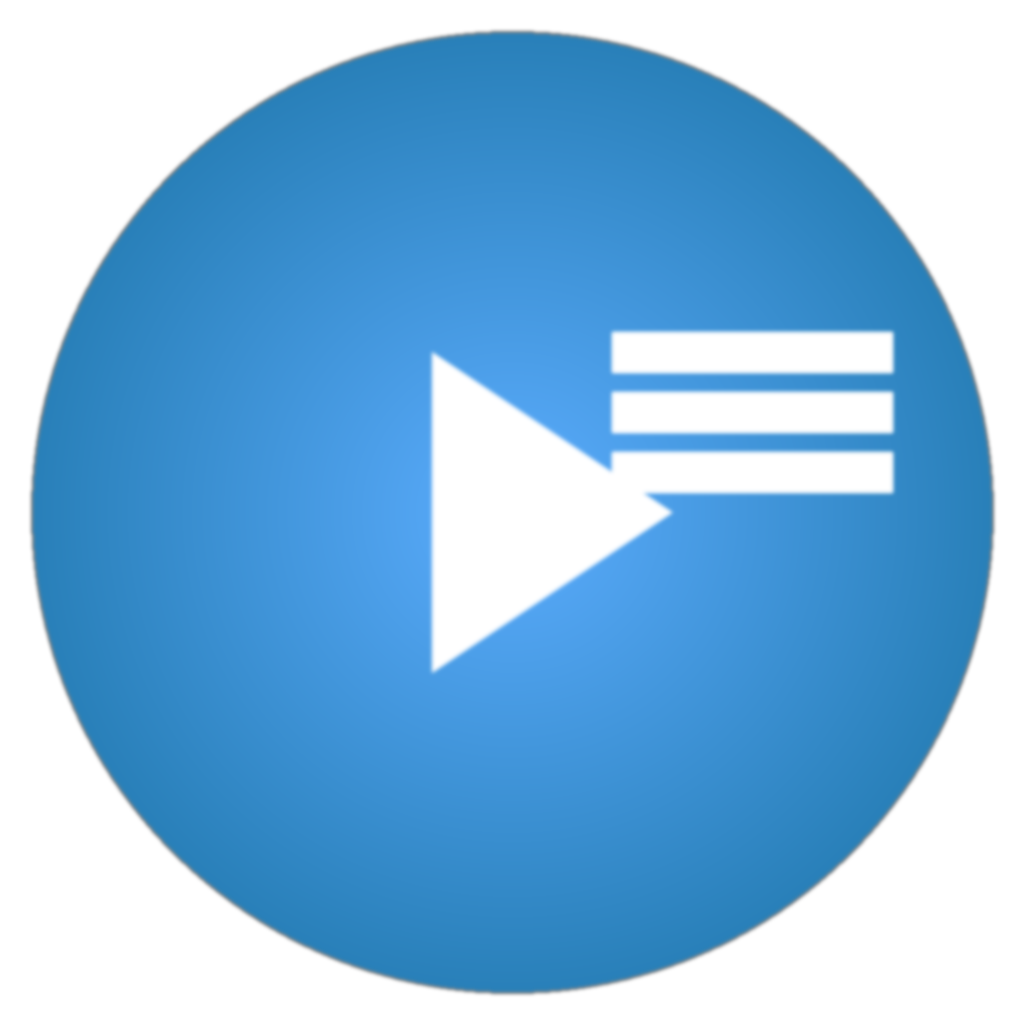

Generate this figure with Python:
#!/usr/bin/env python3
# -*- coding: utf-8 -*-

"""
图标生成脚本 - 为视频编辑器应用程序创建图标
"""

import os
import sys
from PIL import Image, ImageDraw, ImageFont, ImageFilter

def create_icon():
    """创建应用程序图标"""
    print("正在创建视频编辑器应用程序图标...")
    
    # 创建图标尺寸
    sizes = {
        'ico': [(16, 16), (32, 32), (48, 48), (64, 64), (128, 128), (256, 256)],
        'icns': [(16, 16), (32, 32), (64, 64), (128, 128), (256, 256), (512, 512), (1024, 1024)],
        'png': [(512, 512)]
    }
    
    # 创建基础图标 (1024x1024)
    icon = Image.new('RGBA', (1024, 1024), (0, 0, 0, 0))
    draw = ImageDraw.Draw(icon)
    
    # 绘制背景圆形
    circle_center = (512, 512)
    circle_radius = 480
    
    # 创建渐变背景
    for r in range(circle_radius, 0, -1):
        # 从深蓝色到浅蓝色的渐变
        ratio = r / circle_radius
        color = (
            int(41 + (92 - 41) * (1 - ratio)),  # R: 41 -> 92
            int(128 + (173 - 128) * (1 - ratio)),  # G: 128 -> 173
            int(185 + (255 - 185) * (1 - ratio))   # B: 185 -> 255
        )
        draw.ellipse(
            (circle_center[0] - r, circle_center[1] - r, 
             circle_center[0] + r, circle_center[1] + r), 
            fill=color
        )
    
    # 绘制播放按钮三角形
    triangle_size = 320
    triangle_points = [
        (512 - triangle_size//4, 512 - triangle_size//2),  # 左上
        (512 - triangle_size//4, 512 + triangle_size//2),  # 左下
        (512 + triangle_size//2, 512),                     # 右中
    ]
    draw.polygon(triangle_points, fill=(255, 255, 255, 230))
    
    # 绘制编辑条纹
    stripe_width = 40
    stripe_spacing = 60
    stripe_length = 280
    stripe_color = (255, 255, 255, 180)
    
    # 右上角的编辑条纹
    for i in range(3):
        start_x = 512 + 100
        start_y = 512 - 180 + (i * stripe_spacing)
        draw.rectangle(
            (start_x, start_y, start_x + stripe_length, start_y + stripe_width),
            fill=stripe_color
        )
    
    # 应用模糊效果使图标更平滑
    icon = icon.filter(ImageFilter.GaussianBlur(radius=2))
    
    # 保存不同格式的图标
    os.makedirs('resources', exist_ok=True)
    
    # 保存PNG格式
    icon.save('resources/icon.png', 'PNG')
    print(f"已创建PNG图标: resources/icon.png")
    
    # 保存ICO格式 (Windows)
    try:
        icon.save('resources/icon.ico', 'ICO', sizes=sizes['ico'])
        print(f"已创建ICO图标: resources/icon.ico")
    except Exception as e:
        print(f"创建ICO图标时出错: {e}")
    
    # 保存ICNS格式 (macOS)
    try:
        # 对于ICNS，我们需要使用iconutil，这需要先创建一个.iconset目录
        iconset_dir = 'resources/icon.iconset'
        os.makedirs(iconset_dir, exist_ok=True)
        
        # 创建不同尺寸的图标
        for size in [16, 32, 64, 128, 256, 512, 1024]:
            resized = icon.resize((size, size), Image.LANCZOS)
            resized.save(f'{iconset_dir}/icon_{size}x{size}.png', 'PNG')
            # 为Retina显示创建2x版本
            if size <= 512:
                resized = icon.resize((size*2, size*2), Image.LANCZOS)
                resized.save(f'{iconset_dir}/[email redacted]', 'PNG')
        
        print(f"已创建iconset目录: {iconset_dir}")
        print("要生成.icns文件，请在终端中运行以下命令:")
        print(f"iconutil -c icns {iconset_dir}")
    except Exception as e:
        print(f"创建ICNS图标时出错: {e}")
    
    print("图标创建完成！")

if __name__ == "__main__":
    create_icon() 